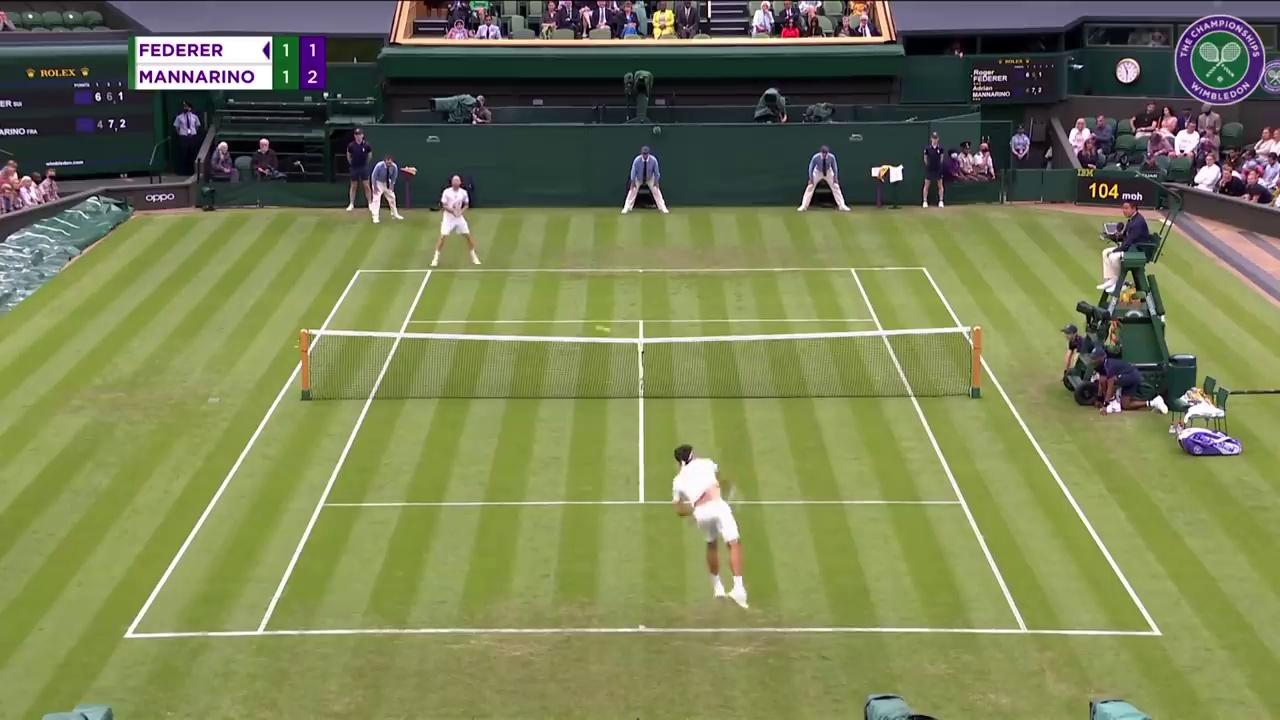
#> input picture exam/B - Presentation/assets/ball_raw_grass.jpg, 1280 x 720 px; its folder holds only this picture in this run
$ python -i court.py   (imports and definitions only)
#> lines starting #> are read from the running program, lines starting #| are printed output that depends on the picture
#> further down, picture is the input picture: shape (720, 1280, 3); mean B, G, R 84.3, 127.6, 120.4
"""Court keypoint detection with YOLO26-pose.

The court is treated as a single "object" with 14 keypoints (see
tennisvision.geometry.COURT_MODEL_POINTS for the ordering). Keypoints below
the visibility threshold are returned as NaN and excluded from the
homography fit by CourtReference.
"""

import cv2
import numpy as np
from ultralytics import YOLO

from ..progress import Progress

N_KEYPOINTS = 14


def clahe_normalize(frame: np.ndarray) -> np.ndarray:
    """Contrast-normalizes a BGR frame with CLAHE on the L channel.

    The court model was trained mostly on well-lit hardcourt footage and
    degrades on clay/grass under natural light, where the surface color and
    harsh shadows are out of distribution. Applying CLAHE (Contrast Limited
    Adaptive Histogram Equalization) to the luminance channel evens out the
    lighting and boosts the contrast of the court lines without retraining,
    pushing the frame closer to the distribution the model handles well.

    Args:
        frame: BGR frame.

    Returns:
        A contrast-normalized BGR frame (same shape and dtype).
    """
    lab = cv2.cvtColor(frame, cv2.COLOR_BGR2LAB)
#> lab: shape (720, 1280, 3); mean of channels 0, 1, 2 130.7, 118.7, 149.8
    l, a, b = cv2.split(lab)
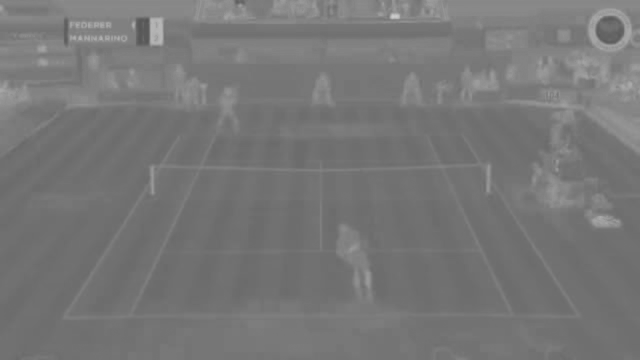
#> a: shape (720, 1280) (shown at 1/2 size); min 84, max 206, mean 118.7
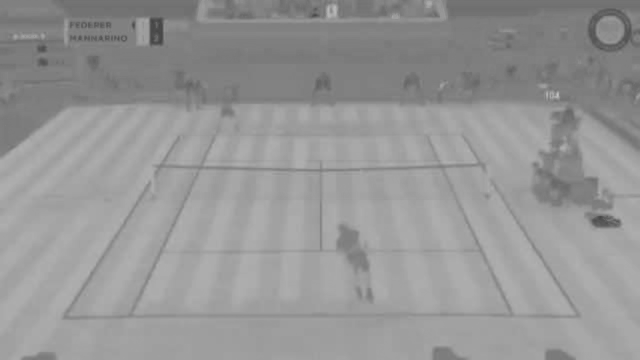
#> b: shape (720, 1280) (shown at 1/2 size); min 66, max 198, mean 149.8
    clahe = cv2.createCLAHE(clipLimit=2.0, tileGridSize=(8, 8))
    l = clahe.apply(l)
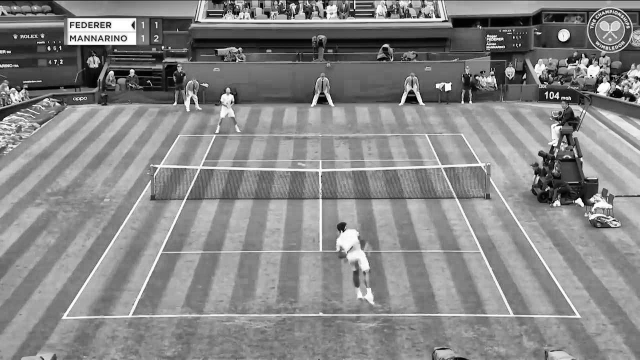
#> l: shape (720, 1280) (shown at 1/2 size); min 0, max 255, mean 134.7
    return cv2.cvtColor(cv2.merge((l, a, b)), cv2.COLOR_LAB2BGR)
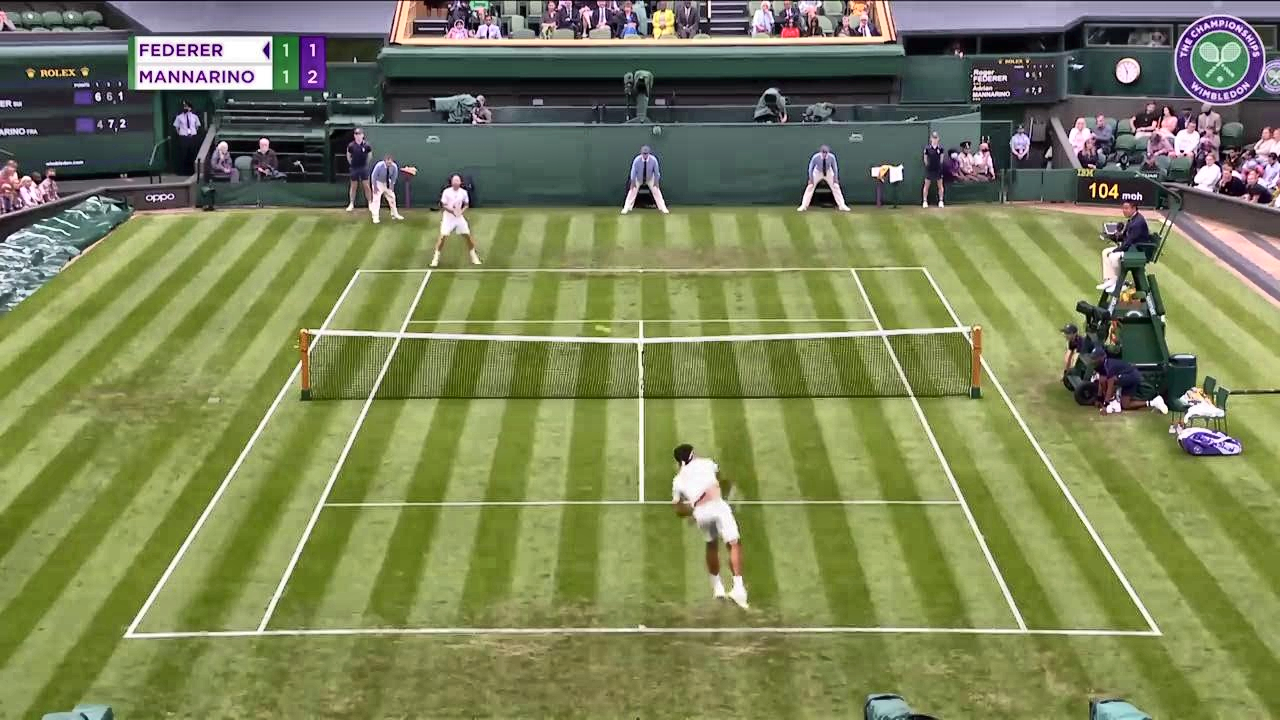
#> returned value: shape (720, 1280, 3); mean B, G, R 88.1, 131.3, 123.9


# [57 lines left out: functions white_line_mask, static_line_mask, not called in this run]


class CourtKeypointDetector:
    """Court keypoint detector wrapping a trained YOLO26-pose model."""

    # [94 lines left out: functions __init__, detect, detect_frames, detect_median, not called in this run]

>>> import cv2
>>> picture = cv2.imread('../../exam/B - Presentation/assets/ball_raw_grass.jpg')
>>> result = clahe_normalize(picture)

$ run again, on exam/B - Presentation/assets/ball_sample.jpg
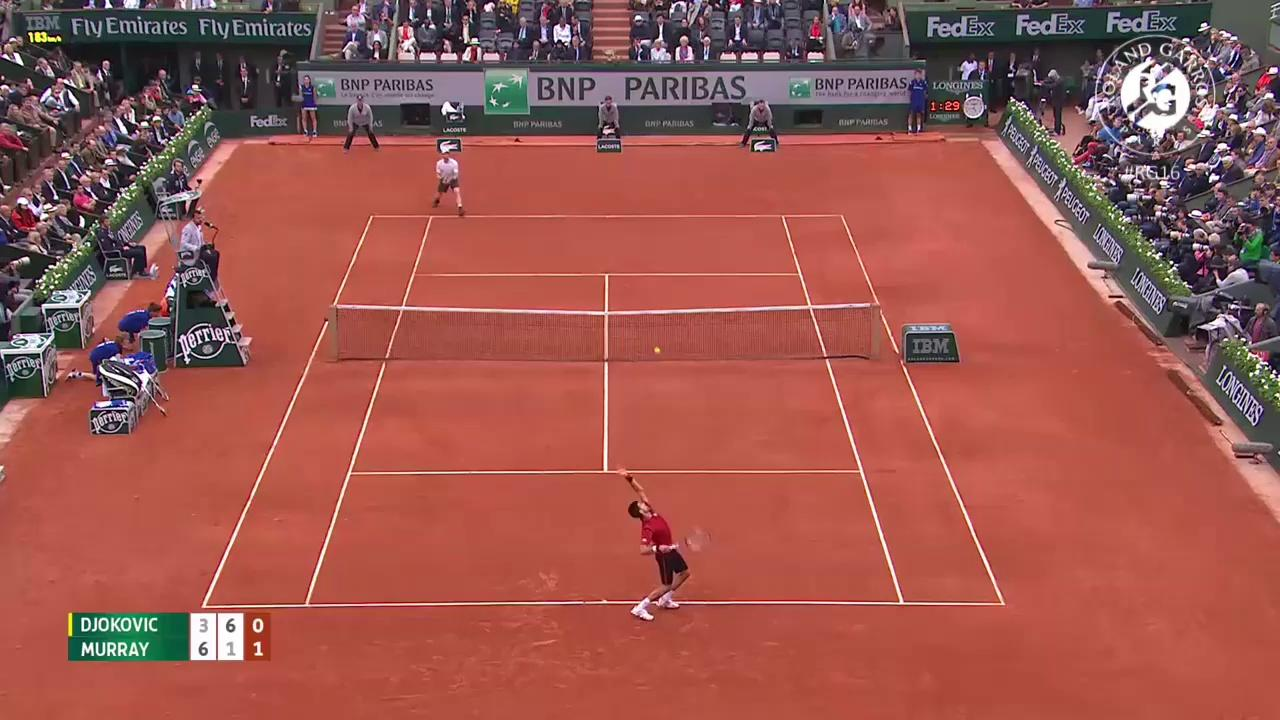
#> input picture exam/B - Presentation/assets/ball_sample.jpg, 1280 x 720 px
#> picture is the input picture: shape (720, 1280, 3); mean B, G, R 79.4, 86.5, 155.2
#> lab: shape (720, 1280, 3); mean of channels 0, 1, 2 114.8, 155.5, 145.4
#> in clahe_normalize, `l = clahe.apply(l)`:
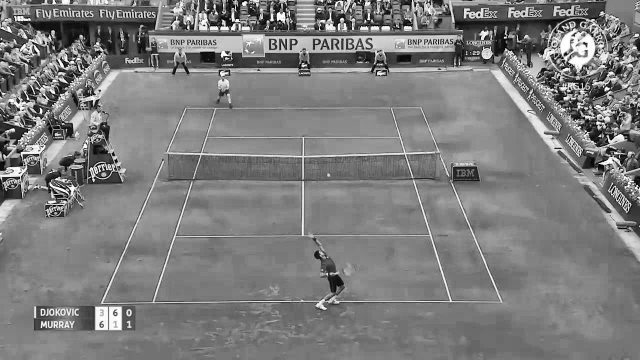
#> l: shape (720, 1280) (shown at 1/2 size); min 0, max 255, mean 125.3
#> in clahe_normalize, `return cv2.cvtColor(cv2.merge((l, a, b)), cv2.COLOR_LAB2BGR)`:
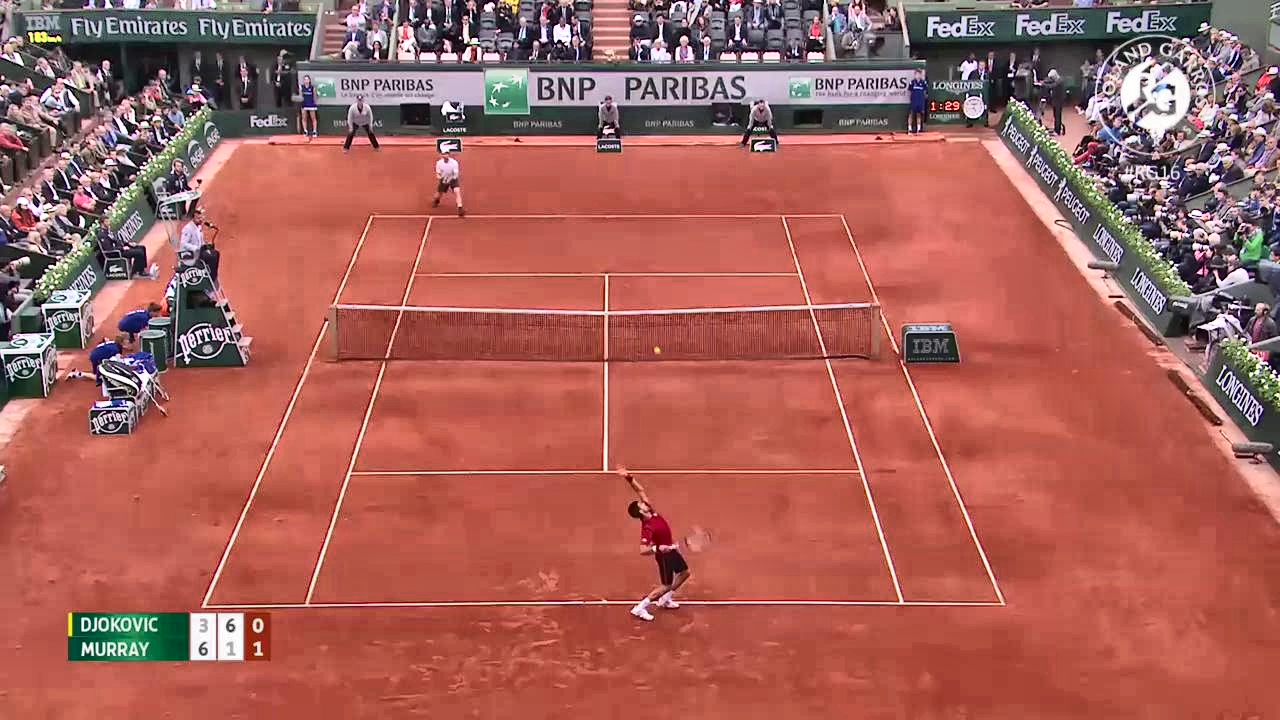
#> returned value: shape (720, 1280, 3); mean B, G, R 89.8, 97.2, 166.4

$ run again, on exam/B - Presentation/assets/court_raw_hard.png
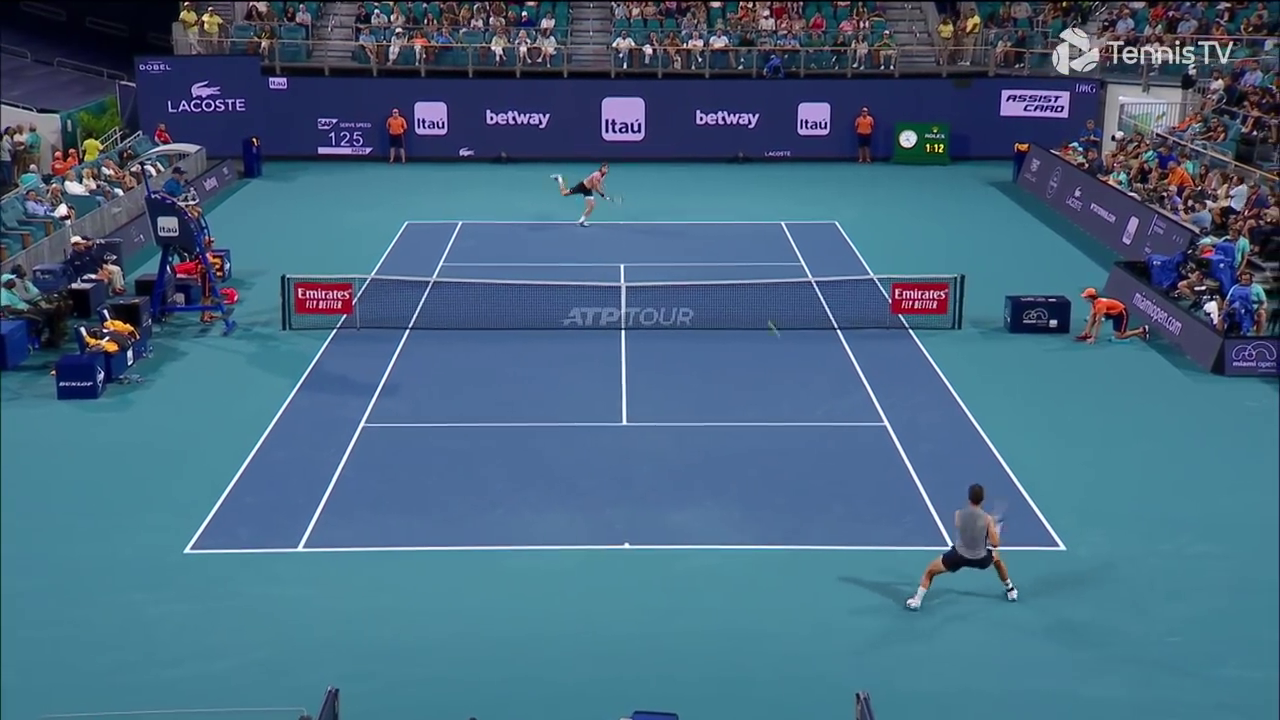
#> input picture exam/B - Presentation/assets/court_raw_hard.png, 1280 x 720 px
#> picture is the input picture: shape (720, 1280, 3); mean B, G, R 128.8, 102.7, 69.6
#> lab: shape (720, 1280, 3); mean of channels 0, 1, 2 106.8, 124.8, 110.2
#> in clahe_normalize, `l = clahe.apply(l)`:
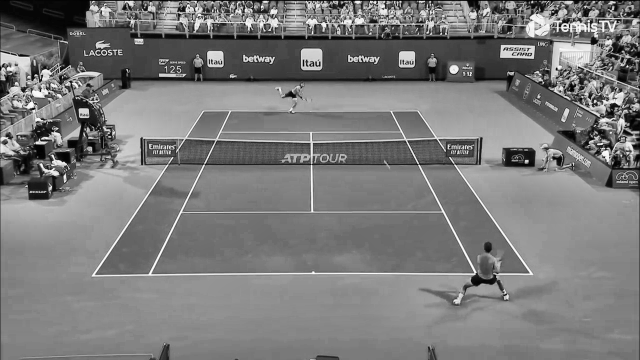
#> l: shape (720, 1280) (shown at 1/2 size); min 0, max 255, mean 122.7
#> in clahe_normalize, `return cv2.cvtColor(cv2.merge((l, a, b)), cv2.COLOR_LAB2BGR)`:
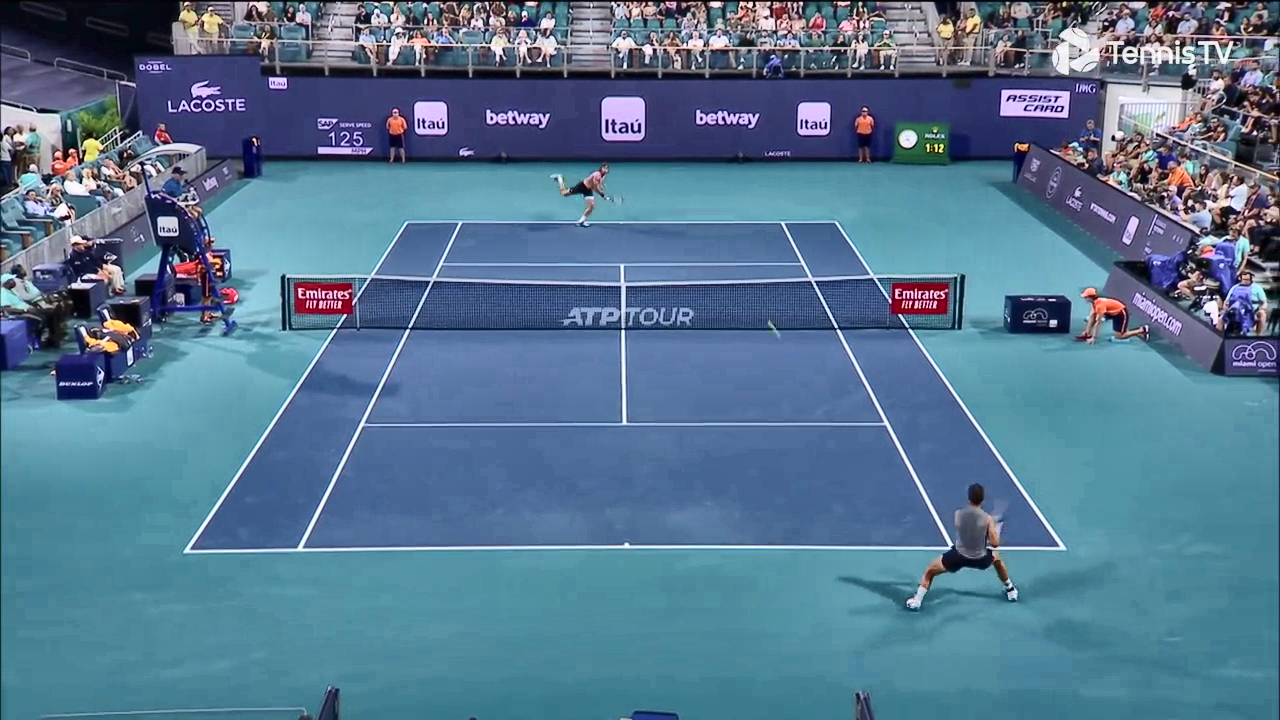
#> returned value: shape (720, 1280, 3); mean B, G, R 144.9, 118.6, 85.9
